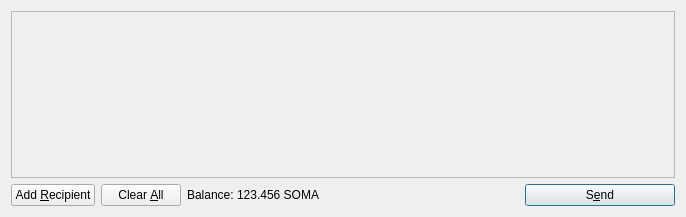
<?xml version="1.0" encoding="UTF-8"?>
<ui version="4.0">
 <class>SendCoinsDialog</class>
 <widget class="QDialog" name="SendCoinsDialog">
  <property name="geometry">
   <rect>
    <x>0</x>
    <y>0</y>
    <width>686</width>
    <height>217</height>
   </rect>
  </property>
  <property name="windowTitle">
   <string>Send Coins</string>
  </property>
  <layout class="QVBoxLayout" name="verticalLayout">
   <item>
    <widget class="QScrollArea" name="scrollArea">
     <property name="widgetResizable">
      <bool>true</bool>
     </property>
     <widget class="QWidget" name="scrollAreaWidgetContents">
      <property name="geometry">
       <rect>
        <x>0</x>
        <y>0</y>
        <width>666</width>
        <height>165</height>
       </rect>
      </property>
      <layout class="QVBoxLayout" name="verticalLayout_2">
       <property name="margin">
        <number>0</number>
       </property>
       <item>
        <layout class="QVBoxLayout" name="entries">
         <property name="spacing">
          <number>6</number>
         </property>
        </layout>
       </item>
       <item>
        <spacer name="verticalSpacer">
         <property name="orientation">
          <enum>Qt::Vertical</enum>
         </property>
         <property name="sizeHint" stdset="0">
          <size>
           <width>20</width>
           <height>40</height>
          </size>
         </property>
        </spacer>
       </item>
      </layout>
     </widget>
    </widget>
   </item>
   <item>
    <layout class="QHBoxLayout" name="horizontalLayout">
     <item>
      <widget class="QPushButton" name="addButton">
       <property name="toolTip">
        <string>Send to multiple recipients at once</string>
       </property>
       <property name="text">
        <string>Add &amp;Recipient</string>
       </property>
       <property name="icon">
        <iconset resource="../bitcoin.qrc">
         <normaloff>:/icons/add</normaloff>:/icons/add</iconset>
       </property>
       <property name="autoDefault">
        <bool>false</bool>
       </property>
      </widget>
     </item>
     <item>
      <widget class="QPushButton" name="clearButton">
       <property name="sizePolicy">
        <sizepolicy hsizetype="Minimum" vsizetype="Fixed">
         <horstretch>0</horstretch>
         <verstretch>0</verstretch>
        </sizepolicy>
       </property>
       <property name="toolTip">
        <string>Remove all transaction fields</string>
       </property>
       <property name="text">
        <string>Clear &amp;All</string>
       </property>
       <property name="icon">
        <iconset resource="../bitcoin.qrc">
         <normaloff>:/icons/remove</normaloff>:/icons/remove</iconset>
       </property>
       <property name="autoRepeatDelay">
        <number>300</number>
       </property>
       <property name="autoDefault">
        <bool>false</bool>
       </property>
      </widget>
     </item>
     <item>
      <layout class="QHBoxLayout" name="horizontalLayout_2">
       <property name="spacing">
        <number>3</number>
       </property>
       <item>
        <widget class="QLabel" name="label">
         <property name="text">
          <string>Balance:</string>
         </property>
        </widget>
       </item>
       <item>
        <widget class="QLabel" name="labelBalance">
         <property name="cursor">
          <cursorShape>IBeamCursor</cursorShape>
         </property>
         <property name="text">
          <string>123.456 SOMA</string>
         </property>
         <property name="textInteractionFlags">
          <set>Qt::LinksAccessibleByMouse|Qt::TextSelectableByKeyboard|Qt::TextSelectableByMouse</set>
         </property>
        </widget>
       </item>
      </layout>
     </item>
     <item>
      <spacer name="horizontalSpacer">
       <property name="orientation">
        <enum>Qt::Horizontal</enum>
       </property>
       <property name="sizeHint" stdset="0">
        <size>
         <width>40</width>
         <height>20</height>
        </size>
       </property>
      </spacer>
     </item>
     <item>
      <widget class="QPushButton" name="sendButton">
       <property name="minimumSize">
        <size>
         <width>150</width>
         <height>0</height>
        </size>
       </property>
       <property name="toolTip">
        <string>Confirm the send action</string>
       </property>
       <property name="text">
        <string>S&amp;end</string>
       </property>
       <property name="icon">
        <iconset resource="../bitcoin.qrc">
         <normaloff>:/icons/send</normaloff>:/icons/send</iconset>
       </property>
       <property name="default">
        <bool>true</bool>
       </property>
      </widget>
     </item>
    </layout>
   </item>
  </layout>
 </widget>
 <resources>
  <include location="../bitcoin.qrc"/>
 </resources>
 <connections/>
</ui>
